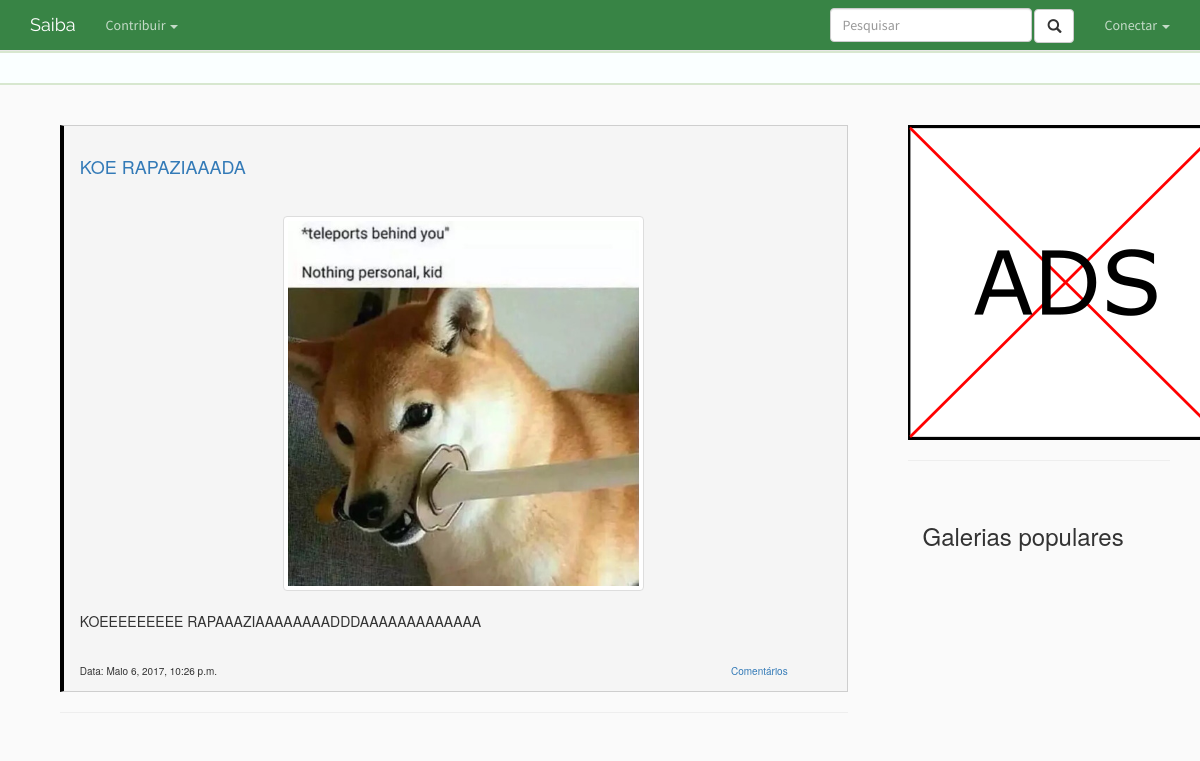
The page / on the database its author committed.
### home/models.py (models this page shows, shortened)
class Post(models.Model):
    author      = models.ForeignKey(User, default=1)
    label       = models.ForeignKey(Label, blank=True, null=True)
    title       = models.CharField(max_length=250)
    content     = models.TextField(max_length=2500, blank=True)
    hidden      = models.BooleanField(default=False)
    date        = models.DateTimeField(auto_now_add=True, blank=True)
    entry       = models.ForeignKey('entry.Entry', blank=True, null=True)
    image       = models.ForeignKey('gallery.Image', blank=True, null=True)
    video       = models.ForeignKey('gallery.Video', blank=True, null=True)
    fixed       = models.BooleanField(default=False)

### gallery/models.py (models this page shows, shortened)
class Image(models.Model):
    author      = models.ForeignKey(User, blank=True)
    title       = models.CharField(max_length=250)
    date        = models.DateTimeField(default=timezone.now, blank=True)
    date_origin = models.CharField(max_length=100, blank=True)
    source      = models.CharField(max_length=250)
    tags        = models.ManyToManyField('home.Tag', blank=True)
    entry       = models.ForeignKey('entry.Entry', on_delete=models.CASCADE, related_name="images")
    hidden      = models.BooleanField(default=False)
    file        = models.ImageField(upload_to='icon/', blank=True)
    file_url    = models.URLField(blank=True)
    description = models.TextField(max_length=250, blank=True)
    state       = models.ForeignKey(State, on_delete=models.CASCADE, default=1)
    trending_points = models.IntegerField(default=0)

### home/views.py (the view)
# urls.py: url(r'^$', views.index, name = 'index'),
def index(request):
    entries = Entry.objects.all()
    posts = Post.objects.all().order_by('-date')
    fixed_posts = Post.objects.filter(fixed=True).order_by('-date')
    normal_posts = Post.objects.filter(fixed=False).order_by('-date')
    args = {'entries': entries,
            'posts': posts,
            'fixed_posts': fixed_posts,
            'normal_posts': normal_posts}
    return render(request, 'home/index.html', args)

### home/templates/home/index.html (shortened to what this page needs)
{% extends 'home/base.html' %}
{% block css %}
    {% load staticfiles %}
    <link rel="stylesheet" type="text/css" href="{% static 'home/index.css' %}"/>
{% endblock %}
{% block body %}
    <section id="post-content" class="container col-md-12">
        <div id="all-posts" class="container col-md-12">
            <div id="normal-posts">
                {% for post in normal_posts %}
                    {% include 'home/post.html' %}
                    <hr>
                {% endfor %}
            </div>
        </div>
    </section>
{% endblock %}

### home/templates/home/post.html
﻿<div id="post-{{ post.pk }}" class='post' style="border-left-color:{{ post.label.color }};">
    {% if post.entry != None %}
        <h3><a href="{% url 'entry:detail' post.entry.slug %}">{{ post.title }}</a></h3>
        {% include "home/post_content.html" %}
        <br/><br/>
        <h6>Data: {{ post.date }}
        <a class="col-md-offset-8" href="{% url 'entry:detail' post.entry.slug %}">Comentários</a></h6>
    {% elif post.video != None %}
        <h3><a href="{% url 'gallery:video_detail' post.video.pk %}">{{ post.title }}</a></h3>
        {% include "home/post_content.html" %}
        <br/><br/>
        <h6>Data: {{ post.date }}
        <a class="col-md-offset-8" href="{% url 'gallery:video_detail' post.video.pk %}">Comentários</a></h6>
    {% elif post.image != None %}
        <h3><a href="{% url 'gallery:image_detail' post.image.pk %}">{{ post.title }}</a></h3>
        {% include "home/post_content.html" %}
        <br/><br/>
        <h6>Data: {{ post.date }}
        <a class="col-md-offset-8" href="{% url 'gallery:image_detail' post.image.pk %}">Comentários</a></h6>
    {% else %}
        <h3>{{ post.title }}</h3>
        {% include "home/post_content.html" %}
        <h6>Data: {{ post.date }}</h6>
    {% endif %}
</div>

### home/templates/home/post_content.html (shortened to what this page needs)
{% if post.entry == None and post.video == None and post.image == None %}
{% else %}
    {% if post.image != None %}
        <br>
        {% if post.entry != None %}
            <a href="{% url 'entry:detail' post.entry.slug %}">
        {% else %}
            <a href="{% url 'gallery:image_detail' post.image.pk %}">
        {% endif %}
        <img id='imagem' class='media-object img-thumbnail image-from-post' src='{{ post.image.file.url }}'>
    {% else %}
        {% if post.entry != None %}
            <a href="{% url 'entry:detail' post.entry.slug %}">
                <img id='imagem' class='media-object img-thumbnail image-from-post' src='{{ post.entry.icon.url }}'>
        {% endif %}
    {% endif %}
        </a>
        <br/>
{% endif %}
{% if post.content != None %}
    {{ post.content }}
{% endif %}

### home/static/home/style.css (style rules this page uses)
h3 { font-size: 18px; line-height: 40px; }
h6 { font-size: 10px; line-height: 20px; }

### home/static/home/index.css (style rules this page uses)
.post { background-color: whitesmoke; padding-left: 2%; border: 1px solid; border-color: #cecece; border-left-width: 4px; border-left-color: black; }
.image-from-post { margin: 0 auto; height:auto; max-width:550px; max-height:375px; }

### rows shown on the page
Post: title "KOE RAPAZIAAADA", image.file (picture), content "KOEEEEEEEEE RAPAAAZIAAAAAAAADDDAAAAAAAAAAAAA", date "Maio 6, 2017, 10:26 p.m."
